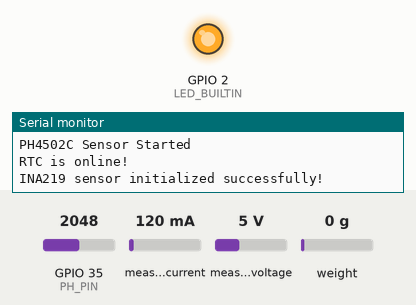
Recording of a sketch running on a simulated ESP32. Parts: output pins drawn as LEDs (lit = HIGH), the last lines printed to the serial monitor. Inputs (shaded band) come from the test bench; at power-on: GPIO 35 (PH_PIN) = 2048, measured current 120 mA, measured voltage 5 V, weight on the scale 0 g (analog values on the 0–4095 scale). WiFi joins after 1.5 s; servers stay silent unless stated; the local clock reads 2024-03-15 10:24:30 at power-on unless the sketch sets it; storage starts empty; no MQTT or app messages arrive unless stated.

Above: at 1.1 s.
At 7.3 s:
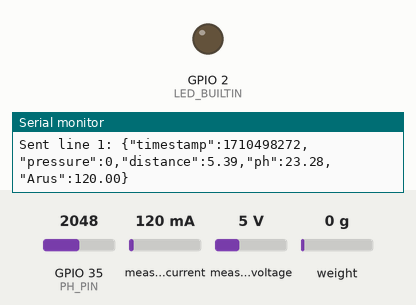
Timing chart, 0 to 8.8 s (numbered marks = the images above):
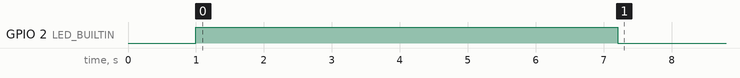

Measured:
- by itself, GPIO 2 (LED_BUILTIN): HIGH → LOW at 7.2 s

The sketch:

esp32_program.ino
```cpp
#include <WiFi.h>
#include <WiFiClientSecure.h>
#include <PubSubClient.h>
#include <FS.h>
#include <SPIFFS.h>
#include <Wire.h>
#include <RTClib.h>
#include <ArduinoJson.h>
#include "HX711.h"
#include <ESPmDNS.h>
#include <WiFiUdp.h>
#include <ArduinoOTA.h>
#include <Adafruit_INA219.h>  // Library untuk sensor INA219

#define LED_BUILTIN 2        // ESP32 built-in LED pin
#define RTC_SDA 21           // SDA pin for RTC
#define RTC_SCL 22           // SCL pin for RTC

// Pin HX711 definitions
#define DOUT 4
#define SCK  18

// pH Sensor configuration
#define PH_PIN 35            // Pin analog dari Po modul PH4502C
#define ADC_RESOLUTION 4095.0 // 12-bit ADC pada ESP32
#define VREF 3.3             // Tegangan referensi ADC ESP32

// Kalibrasi: Ubah nilai ini berdasarkan hasil pengukuran larutan pH standar
#define PH4_VOLTAGE 2.55     // Tegangan saat probe dalam larutan pH 4.0 (dalam volt)
#define PH7_VOLTAGE 2.41     // Tegangan saat probe dalam larutan pH 7.0 (dalam volt)

// Wi-Fi and MQTT credentials
const char* ssid = "SISELJUT";
const char* password = "setubabakan";

// Emqx
const char* mqtt_server = "db90cf2e.ala.asia-southeast1.emqxsl.com";
const char* mqtt_user = "kelompokA1";
const char* mqtt_pass = "amar113118";

// NTP Server settings
const char *ntp_server = "pool.ntp.org";     // Default NTP server
const long gmt_offset_sec = 0 * 3600;            // GMT offset in seconds (GMT+7 for Jakarta)
const int daylight_offset_sec = 0;        // Daylight saving time offset in seconds

// WiFi and MQTT client initialization
WiFiClientSecure espClient;
PubSubClient client(espClient);

// SSL certificate for MQTT broker
static const char ca_cert[] PROGMEM = R"EOF(
-----BEGIN CERTIFICATE-----
MIIDrzCCApegAwIBAgIQCDvgVpBCRrGhdWrJWZHHSjANBgkqhkiG9w0BAQUFADBh
MQswCQYDVQQGEwJVUzEVMBMGA1UEChMMRGlnaUNlcnQgSW5jMRkwFwYDVQQLExB3
d3cuZGlnaWNlcnQuY29tMSAwHgYDVQQDExdEaWdpQ2VydCBHbG9iYWwgUm9vdCBD
QTAeFw0wNjExMTAwMDAwMDBaFw0zMTExMTAwMDAwMDBaMGExCzAJBgNVBAYTAlVT
MRUwEwYDVQQKEwxEaWdpQ2VydCBJbmMxGTAXBgNVBAsTEHd3dy5kaWdpY2VydC5j
b20xIDAeBgNVBAMTF0RpZ2lDZXJ0IEdsb2JhbCBSb290IENBMIIBIjANBgkqhkiG
9w0BAQEFAAOCAQ8AMIIBCgKCAQEA4jvhEXLeqKTTo1eqUKKPC3eQyaKl7hLOllsB
CSDMAZOnTjC3U/dDxGkAV53ijSLdhwZAAIEJzs4bg7/fzTtxRuLWZscFs3YnFo97
nh6Vfe63SKMI2tavegw5BmV/Sl0fvBf4q77uKNd0f3p4mVmFaG5cIzJLv07A6Fpt
43C/dxC//AH2hdmoRBBYMql1GNXRor5H4idq9Joz+EkIYIvUX7Q6hL+hqkpMfT7P
T19sdl6gSzeRntwi5m3OFBqOasv+zbMUZBfHWymeMr/y7vrTC0LUq7dBMtoM1O/4
gdW7jVg/tRvoSSiicNoxBN33shbyTApOB6jtSj1etX+jkMOvJwIDAQABo2MwYTAO
BgNVHQ8BAf8EBAMCAYYwDwYDVR0TAQH/BAUwAwEB/zAdBgNVHQ4EFgQUA95QNVbR
TLtm8KPiGxvDl7I90VUwHwYDVR0jBBgwFoAUA95QNVbRTLtm8KPiGxvDl7I90VUw
DQYJKoZIhvcNAQEFBQADggEBAMucN6pIExIK+t1EnE9SsPTfrgT1eXkIoyQY/Esr
hMAtudXH/vTBH1jLuG2cenTnmCmrEbXjcKChzUyImZOMkXDiqw8cvpOp/2PV5Adg
06O/nVsJ8dWO41P0jmP6P6fbtGbfYmbW0W5BjfIttep3Sp+dWOIrWcBAI+0tKIJF
PnlUkiaY4IBIqDfv8NZ5YBberOgOzW6sRBc4L0na4UU+Krk2U886UAb3LujEV0ls
YSEY1QSteDwsOoBrp+uvFRTp2InBuThs4pFsiv9kuXclVzDAGySj4dzp30d8tbQk
CAUw7C29C79Fv1C5qfPrmAESrciIxpg0X40KPMbp1ZWVbd4=
-----END CERTIFICATE-----
)EOF";

RTC_DS3231 rtc;
Adafruit_INA219 ina219;  // Inisialisasi sensor INA219

String serial_number = "1101";
bool offlineDataSent = false;
unsigned long lastReconnectAttempt = 0;
bool otaInitialized = false;

HX711 scale;

// known calibration points for water level:
const long RAW_PTS[] = { -368848, -22958, 269206, 585644 };
const float CM_PTS[]  = {      0.0,      5.0,     10.0,     15.0 };
const int  N_PTS     = 4;

// After 15 cm (RAW ≥ 1970000), every +270000 raw → +5 cm
const long  RAW_STEP = 270000;
const float CM_STEP  = 5.0;

void setup() {
  Serial.begin(115200);
  delay(1000);

  // Initialize LED pins (ESP32 built-in LED is on GPIO2)
  pinMode(LED_BUILTIN, OUTPUT);
  digitalWrite(LED_BUILTIN, HIGH);

  // Set ADC resolution for pH sensor
  analogReadResolution(12);  // 12-bit ADC resolution for ESP32
  Serial.println("PH4502C Sensor Started");

  if(!SPIFFS.begin(true)){
    Serial.println("An Error has occurred while mounting SPIFFS");
    return;
  }

  // Initialize I2C on custom pins
  Wire.begin(RTC_SDA, RTC_SCL);

  // Initialize RTC DS3231
  if (!rtc.begin()) {
    Serial.println("Couldn't find RTC");
    while (1);
  }
  Serial.println("RTC is online!");

  // Initialize INA219 sensor
  if (!ina219.begin()) {
    Serial.println("Failed to find INA219 chip");
    while (1) { delay(10); }
  }
  Serial.println("INA219 sensor initialized successfully!");

  // Initialize HX711 scale
  scale.begin(DOUT, SCK);
  scale.set_scale();  // you can still apply a scale factor here if needed
  scale.tare();
  Serial.println("HX711 → cm converter ready");

  // Wi-Fi setup - moved after hardware initialization
  WiFi.setAutoReconnect(true);
  WiFi.mode(WIFI_STA);
  WiFi.begin(ssid, password);

  // EMQX
  client.setServer(mqtt_server, 8883);

  // Initialize OTA
  setupOTA();
}

void setupOTA() {
  ArduinoOTA.setPassword("kelompokA1");

  ArduinoOTA.onStart([]() {
    String type;
    if (ArduinoOTA.getCommand() == U_FLASH) {
      type = "sketch";
    } else {  // U_FS
      type = "filesystem";
    }
    Serial.println("Start updating " + type);
  });

  ArduinoOTA.onEnd([]() {
    Serial.println("\nEnd");
  });

  ArduinoOTA.onProgress([](unsigned int progress, unsigned int total) {
    Serial.printf("Progress: %u%%\r", (progress / (total / 100)));
  });

  ArduinoOTA.onError([](ota_error_t error) {
    Serial.printf("Error[%u]: ", error);
    if (error == OTA_AUTH_ERROR) {
      Serial.println("Auth Failed");
    } else if (error == OTA_BEGIN_ERROR) {
      Serial.println("Begin Failed");
    } else if (error == OTA_CONNECT_ERROR) {
      Serial.println("Connect Failed");
    } else if (error == OTA_RECEIVE_ERROR) {
      Serial.println("Receive Failed");
    } else if (error == OTA_END_ERROR) {
      Serial.println("End Failed");
    }
  });
}

void loop() {
  // Handle OTA if WiFi is connected
  if (WiFi.status() == WL_CONNECTED) {
    if (!otaInitialized) {
      ArduinoOTA.begin();
      Serial.println("OTA Ready");
      Serial.print("IP: ");
      Serial.println(WiFi.localIP());
      otaInitialized = true;
    }
    ArduinoOTA.handle();
  }

  // Check WiFi connection
  if (WiFi.status() != WL_CONNECTED) {
    digitalWrite(LED_BUILTIN, HIGH);
    Serial.println("WiFi disconnected, attempting reconnection...");
    if (!reconnectWiFi()) {
      offlineMode();
      return; // Exit loop to restart connection process
    }
  }

  Serial.println("WiFi connected");

  // Sync time if needed
  if (!syncTime()) {
    Serial.println("Time sync failed, continuing anyway...");
  }

  // Handle MQTT connection
  if (!client.connected()) {
    Serial.println("MQTT disconnected, attempting reconnection...");
    if (!reconnectMQTT()) {
      Serial.println("MQTT reconnection failed, will retry next loop");
      delay(5000);
      return;
    }
  }

  // Main operation loop
  if (client.connected()) {
    client.loop();
    publishOnline();
    delay(3000);
  }
}

bool syncTime() {
  if (WiFi.status() != WL_CONNECTED) {
    Serial.println("Cannot sync time: WiFi not connected");
    return false;
  }

  configTime(gmt_offset_sec, daylight_offset_sec, ntp_server);
  Serial.println("Waiting for NTP time sync: ");

  const int maxRetries = 10;    // Increased retry count
  int retryCount = 0;
  struct tm timeinfo;

  while (!getLocalTime(&timeinfo) && retryCount < maxRetries) {
    digitalWrite(LED_BUILTIN, LOW);
    delay(500);
    digitalWrite(LED_BUILTIN, HIGH);
    delay(500);
    Serial.print(".");
    retryCount++;
  }

  if (retryCount >= maxRetries) {
    Serial.println("\n[!] NTP sync failed!");
    return false;
  }

  Serial.println("\nTime synchronized: ");
  Serial.print(asctime(&timeinfo));

  DateTime currentTime(timeinfo.tm_year + 1900, timeinfo.tm_mon + 1, timeinfo.tm_mday,
                     timeinfo.tm_hour, timeinfo.tm_min, timeinfo.tm_sec);
  rtc.adjust(currentTime);
  Serial.print("RTC time: ");
  Serial.println(currentTime.timestamp());
  return true;
}

bool reconnectWiFi() {
  // Avoid too frequent reconnection attempts
  if (millis() - lastReconnectAttempt < 5000) {
    return false;
  }
  lastReconnectAttempt = millis();

  Serial.println("Attempting WiFi reconnection...");
  WiFi.disconnect();
  delay(1000);
  WiFi.begin(ssid, password);

  unsigned long startTime = millis();
  const unsigned long timeout = 15000; // 15 second timeout

  while (WiFi.status() != WL_CONNECTED && millis() - startTime < timeout) {
    delay(500);
    Serial.print(".");
  }

  if (WiFi.status() == WL_CONNECTED) {
    Serial.println("\nWiFi reconnected!");
    Serial.print("IP: ");
    Serial.println(WiFi.localIP());
    otaInitialized = false; // Reset OTA flag to reinitialize
    return true;
  }

  Serial.println("\nWiFi reconnection failed.");
  return false;
}

void sendOfflineData() {
  // Check if the file exists and if offline data has not already been sent
  if (!SPIFFS.exists("/data.txt") || offlineDataSent) return;

  File file = SPIFFS.open("/data.txt", "r");
  if (!file) {
    Serial.println("Failed to open file SPIFFS for reading.");
    return;
  }

  Serial.println("Sending saved offline data to MQTT");
  int lineCount = 0;

  while (file.available()) {
    String line = file.readStringUntil('\n');
    line.trim();
    if (line.length() > 0) {
      if (client.publish("kelA1/offline", line.c_str())) {
        lineCount++;
        Serial.print("Sent line ");
        Serial.print(lineCount);
        Serial.print(": ");
        Serial.println(line);
      } else {
        Serial.println("Failed to publish offline data");
        file.close();
        return;
      }
      delay(100); // Small delay between publishes
    }
  }

  file.close();

  if (lineCount > 0) {
    SPIFFS.remove("/data.txt");
    offlineDataSent = true;
    Serial.print("Successfully sent ");
    Serial.print(lineCount);
    Serial.println(" offline records. File removed.");
  } else {
    Serial.println("No valid data found in offline file.");
  }
}

bool reconnectMQTT() {
  if (WiFi.status() != WL_CONNECTED) {
    Serial.println("Cannot connect to MQTT: WiFi not connected");
    return false;
  }

  Serial.println("Connecting to MQTT...");
  espClient.setCACert(ca_cert);

  if (client.connect("espA1", mqtt_user, mqtt_pass)) {
    Serial.println("MQTT connected successfully!");
    digitalWrite(LED_BUILTIN, LOW);

    // Publish online status
    if (client.publish("kelA1/status/1101", "online")) {
      Serial.println("Online status published");
    }

    // Send any offline data
    sendOfflineData();
    return true;
  } else {
    Serial.print("MQTT connection failed, rc=");
    Serial.println(client.state());
    return false;
  }
}

float readPH() {
  int analogValue = analogRead(PH_PIN);
  float voltage = analogValue * VREF / ADC_RESOLUTION;

  // Linear interpolation between calibration points
  float slope = (7.0 - 4.0) / (PH7_VOLTAGE - PH4_VOLTAGE);  // ∆pH/∆V
  float intercept = 7.0 - slope * PH7_VOLTAGE;
  float phValue = slope * voltage + intercept;

  Serial.print("pH Analog: ");
  Serial.print(analogValue);
  Serial.print(" | Voltage: ");
  Serial.print(voltage, 3);
  Serial.print(" V | pH: ");
  Serial.println(phValue, 2);

  return phValue;
}

void publishOnline() {
  if (!client.connected()) {
    Serial.println("Cannot publish: MQTT not connected");
    return;
  }

  // Read pH sensor value
  float phValue = readPH();

  // Read water level from HX711
  long raw = scale.read();
  float dist = rawToCm(raw);

  // Read voltage and current from INA219, calculate power
  float busVoltage = ina219.getBusVoltage_V();
  float current = ina219.getCurrent_mA();
  float powerValue = busVoltage * (current / 1000.0); // Convert mA to A, then calculate power in Watts

  // Create JSON object
  StaticJsonDocument<250> jsonDoc;
  jsonDoc["pressure"] = raw;
  jsonDoc["distance"] = dist;
  jsonDoc["ph"] = phValue;
  jsonDoc["Arus"] = current;

  char buffer[200];
  serializeJson(jsonDoc, buffer);

  if (client.publish("kelA1/online", buffer)) {
    Serial.print("Published: ");
    Serial.println(buffer);
  } else {
    Serial.println("Failed to publish data");
  }
}

void offlineMode() {
  Serial.println("Entering offline mode - WiFi unavailable");
  offlineDataSent = false; // Reset flag for next online session

  unsigned long offlineStart = millis();
  const unsigned long offlineTimeout = 60000; // Try to reconnect every minute

  while (WiFi.status() != WL_CONNECTED) {
    DateTime now = rtc.now();
    unsigned long timestamp = now.unixtime();

    // Read sensor values
    float phValue = readPH();
    long raw = scale.read();
    float dist = rawToCm(raw);

    // Calculate power for offline mode
    float busVoltage = ina219.getBusVoltage_V();
    float current = ina219.getCurrent_mA();
    float powerValue = busVoltage * (current / 1000.0);

    // Create JSON data
    String jsonData = "{\"timestamp\":" + String(timestamp) +
                     ",\"pressure\":" + String(raw) +
                     ",\"distance\":" + String(dist, 2) +
                     ",\"ph\":" + String(phValue, 2) +
                     ",\"Arus\":" + String(current, 2) + "}";

    saveDataToSPIFFS(jsonData);
    Serial.println("Saved offline: " + jsonData);

    // Try to reconnect periodically
    if (millis() - offlineStart > offlineTimeout) {
      Serial.println("Attempting to exit offline mode...");
      if (reconnectWiFi()) {
        Serial.println("Reconnected! Exiting offline mode.");
        return;
      }
      offlineStart = millis(); // Reset timeout
    }

    delay(5000); // Read sensors every 5 seconds in offline mode
  }
}

void saveDataToSPIFFS(String data) {
  if (data.length() == 0) {
    Serial.println("[ERROR] No data to save.");
    return;
  }

  File file = SPIFFS.open("/data.txt", "a");
  if (!file) {
    Serial.println("Failed to open SPIFFS for writing.");
    return;
  }

  file.println(data);
  file.close();
}

float interp(long x0, float y0, long x1, float y1, long x) {
  return y0 + (float)(y1 - y0) * (x - x0) / (float)(x1 - x0);
}

float rawToCm(long raw) {
  // 1) If below first point, clamp to 0cm
  if (raw <= RAW_PTS[0]) return CM_PTS[0];

  // 2) Between any two known points → linear interpolate
  for (int i = 0; i < N_PTS - 1; i++) {
    if (raw <= RAW_PTS[i+1]) {
      return interp(RAW_PTS[i], CM_PTS[i],
                    RAW_PTS[i+1], CM_PTS[i+1],
                    raw);
    }
  }

  // 3) Beyond last calibration point → extrapolate in steps
  long extra = raw - RAW_PTS[N_PTS-1];
  float cmExtra = ((float)extra / RAW_STEP) * CM_STEP;
  return CM_PTS[N_PTS-1] + cmExtra;
}
```
